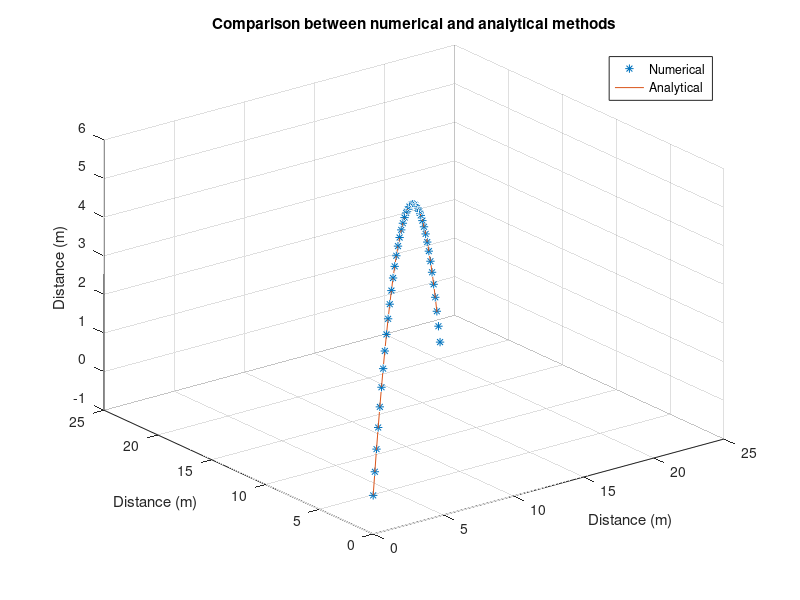

The MATLAB source for this figure:
clear all; close all;
%-------------- 3D Parabolic Shot---------------------------------
t0= 0; tf=5.1; N=100; v0x=10; v0y=10; v0z=v0x; g=9.81; c=0.04; m=2;
dt= (tf-t0)/N; t(1)=t0; x(1)=0; y(1)=0; z(1)=0;
dx= @(t,x) v0x*exp(-(c/m)*t);
dy= @(t,y) v0y*exp(-(c/m)*t);
dz= @(t,z) -m*g/c + (m*g/c + v0z)*exp(-(c/m)*t);
for n=1:N
  t(n+1)=t(n)+dt;
  xnew=x(n)+dt*dx(t(n),x(n));
  x(n+1)= x(n) + (dt/2)*((dx(t(n),x(n)))+dx(t(n+1),xnew));
  ynew=y(n)+dt*dy(t(n),y(n));
  y(n+1)= y(n) + (dt/2)*((dy(t(n),y(n)))+dy(t(n+1),ynew));
  znew=z(n)+dt*dz(t(n),z(n));
  z(n+1)= z(n) + (dt/2)*((dz(t(n),z(n)))+dz(t(n+1),znew));
  if z(n)<0;
    T=t(n);
    break
  endif
end

t1=t0:0.05:T;
xt=(m/c)*v0x*(1-exp(-(c/m)*t1));
yt=(m/c)*v0y*(1-exp(-(c/m)*t1));
zt=(m/c)*(m*g/c + v0z)*(1-exp(-(c/m)*t1))-(m*g/c)*t1;
figure(1); clf;
plot3(x,y,z,'*',xt,yt,zt,'-'); grid on;
title('Comparison between numerical and analytical methods'); legend('Numerical','Analytical')
xlabel('Distance (m)'); ylabel('Distance (m)'); zlabel('Distance (m)'); 

print -djpeg -r200  parabolic_3D_solution.jpeg
